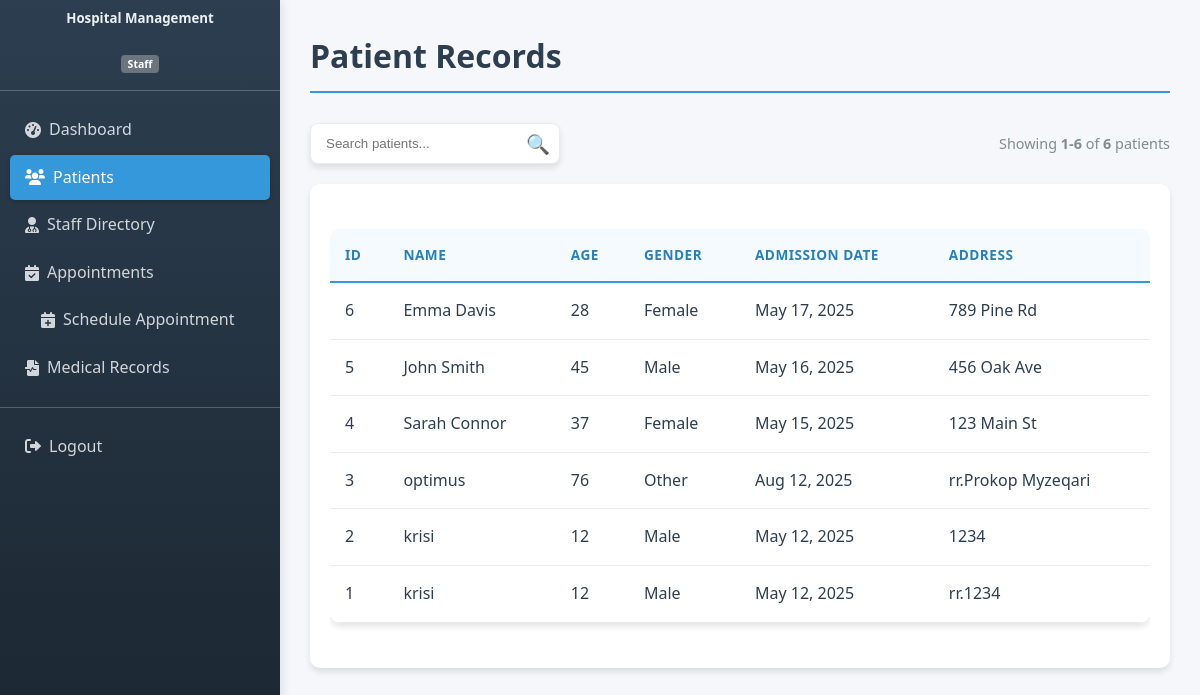
The page /view_patients.php (signed in) on the database its author committed.
### tables this page shows
CREATE TABLE `patients` (
  `id` int(11) NOT NULL,
  `name` varchar(100) NOT NULL,
  `age` int(11) NOT NULL,
  `gender` enum('Male','Female','Other') DEFAULT NULL,
  `address` text DEFAULT NULL,
  `admission_date` date DEFAULT NULL,
  `user_id` int(11) DEFAULT NULL,
  `date_of_birth` date DEFAULT NULL,
  `blood_type` varchar(3) DEFAULT NULL,
  `allergies` text DEFAULT NULL
);

### view_patients.php (the view, shortened to what this page needs)
<?php
include 'config.php';
$records_per_page = 10;
$page = isset($_GET['page']) ? intval($_GET['page']) : 1;
$offset = ($page - 1) * $records_per_page;
$search = isset($_GET['search']) ? $conn->real_escape_string($_GET['search']) : '';
$search_condition = '';
$total_records_result = $conn->query("SELECT COUNT(*) as total FROM patients $search_condition");
$total_records = $total_records_result->fetch_assoc()['total'];
$patients = $conn->query("SELECT * FROM patients $search_condition ORDER BY id DESC LIMIT $offset, $records_per_page");
?>
<!DOCTYPE html>
<html>
<head>
    <link rel="stylesheet" type="text/css" href="style.css">
</head>
<body>
    <?php include 'sidebar.php'; ?>
    <div class="main-content">
        <h1>Patient Records</h1>
        <div class="filter-container">
            <form action="" method="GET" class="search-form">
                <div class="search-group">
                    <input type="text" name="search" placeholder="Search patients..." value="<?php echo htmlspecialchars($search); ?>">
                    <button type="submit" class="search-btn">🔍</button>
                </div>
            </form>
            <div class="records-info">
                Showing <strong><?php echo min($total_records, $offset + 1); ?>-<?php echo min($total_records, $offset + $records_per_page); ?></strong> of <strong><?php echo $total_records; ?></strong> patients
            </div>
        </div>
        <?php if ($patients->num_rows > 0): ?>
        <div class="dashboard-section">
            <div class="table-responsive">
                <table class="data-table">
                    <thead>
                        <tr>
                            <th>ID</th>
                            <th>Name</th>
                            <th>Age</th>
                            <th>Gender</th>
                            <th>Admission Date</th>
                            <th>Address</th>
                        </tr>
                    </thead>
                    <tbody>
                        <?php while ($row = $patients->fetch_assoc()): ?>
                        <tr>
                            <td><?php echo $row['id']; ?></td>
                            <td><?php echo htmlspecialchars($row['name']); ?></td>
                            <td><?php echo $row['age']; ?></td>
                            <td><?php echo htmlspecialchars($row['gender']); ?></td>
                            <td><?php echo date('M d, Y', strtotime($row['admission_date'])); ?></td>
                            <td><?php echo htmlspecialchars($row['address']); ?></td>
                        </tr>
                        <?php endwhile; ?>
                    </tbody>
                </table>
            </div>
        </div>
        <?php else: ?>
        <div class="alert alert-info">
            <?php echo empty($search) ? 'No patients found in the database.' : 'No patients matching your search criteria.'; ?>
        </div>
        <?php endif; ?>
    </div>
    <link rel="stylesheet" href="https://cdnjs.cloudflare.com/ajax/libs/font-awesome/6.0.0/css/all.min.css">
</body>
</html>

### style.css (style rules this page uses)
:root { --primary: #3498db; --primary-dark: #2980b9; --primary-light: #e1f0fa; --secondary: #2ecc71; --secondary-dark: #27ae60; --warning: #e74c3c; --danger: #c0392b; --text-dark: #2c3e50; --text-light: #ecf0f1; --background: #f5f7fa; --sidebar-width: 280px; --shadow: 0 4px 6px rgba(0, 0, 0, 0.1); --transition: all 0.3s ease; --gray-light: #f9f9f9; --border-color: #e9ecef; }
* { margin: 0; padding: 0; box-sizing: border-box; }
body { font-family: 'Segoe UI', Tahoma, Geneva, Verdana, sans-serif; background-color: var(--background); color: var(--text-dark); min-height: 100vh; line-height: 1.6; }
.main-content { flex: 1; margin-left: var(--sidebar-width); padding: 30px; transition: var(--transition); }
h1, h2, h3, h4 { color: var(--text-dark); margin-bottom: 20px; font-weight: 600; }
h1 { font-size: 2rem; border-bottom: 2px solid var(--primary); padding-bottom: 10px; margin-bottom: 30px; }
table { width: 100%; border-collapse: separate; border-spacing: 0; margin: 25px 0; box-shadow: var(--shadow); border-radius: 10px; overflow: hidden; background: white; }
th, td { padding: 15px; text-align: left; border-bottom: 1px solid var(--border-color); }
th { background-color: var(--primary); color: white; font-weight: 500; text-transform: uppercase; font-size: 0.85rem; letter-spacing: 0.5px; }

### view_patients.php (style rules this page uses)
h1 { margin-bottom: 30px; animation: fadeIn 0.5s ease forwards; animation-delay: 0.1s; }
.filter-container { display: flex; justify-content: space-between; align-items: center; margin-bottom: 20px; animation: fadeIn 0.5s ease forwards; animation-delay: 0.3s; }
.search-form { display: flex; align-items: center; gap: 10px; }
.search-group { position: relative; }
.search-group input { padding: 12px 40px 12px 15px; border-radius: 8px; border: 1px solid var(--border-color); width: 250px; transition: var(--transition); box-shadow: var(--shadow); }
.search-btn { position: absolute; right: 10px; top: 50%; transform: translateY(-50%); background: none; border: none; font-size: 1.2rem; cursor: pointer; color: var(--primary); }
.records-info { font-size: 0.9rem; color: #7f8c8d; }
.dashboard-section { background: white; border-radius: 10px; padding: 20px; box-shadow: var(--shadow); margin-bottom: 20px; animation: fadeIn 0.5s ease forwards; animation-delay: 0.4s; overflow: hidden; }
.table-responsive { overflow-x: auto; }
.data-table { width: 100%; border-collapse: collapse; min-width: 800px; }
.data-table th, .data-table td { padding: 15px; text-align: left; border-bottom: 1px solid var(--border-color); }
.data-table th { background-color: rgba(52, 152, 219, 0.05); font-weight: 600; color: var(--primary-dark); border-bottom: 2px solid var(--primary); }

### rows shown on the page
patients: id "6", name "Emma Davis", age "28", gender "Female", admission_date "May 17, 2025", address "789 Pine Rd"
patients: id "5", name "John Smith", age "45", gender "Male", admission_date "May 16, 2025", address "456 Oak Ave"
patients: id "4", name "Sarah Connor", age "37", gender "Female", admission_date "May 15, 2025", address "123 Main St"
patients: id "3", name "optimus", age "76", gender "Other", admission_date "Aug 12, 2025", address "rr.Prokop Myzeqari"
patients: id "2", name "krisi", age "12", gender "Male", admission_date "May 12, 2025", address "1234"
patients: id "1", name "krisi", age "12", gender "Male", admission_date "May 12, 2025", address "rr.1234"

### other values the page prints
$_SESSION['user_type'] "Staff"
min($total_records, $offset + 1) "1"
min($total_records, $offset + $records_per_page) "6"
$total_records "6"
